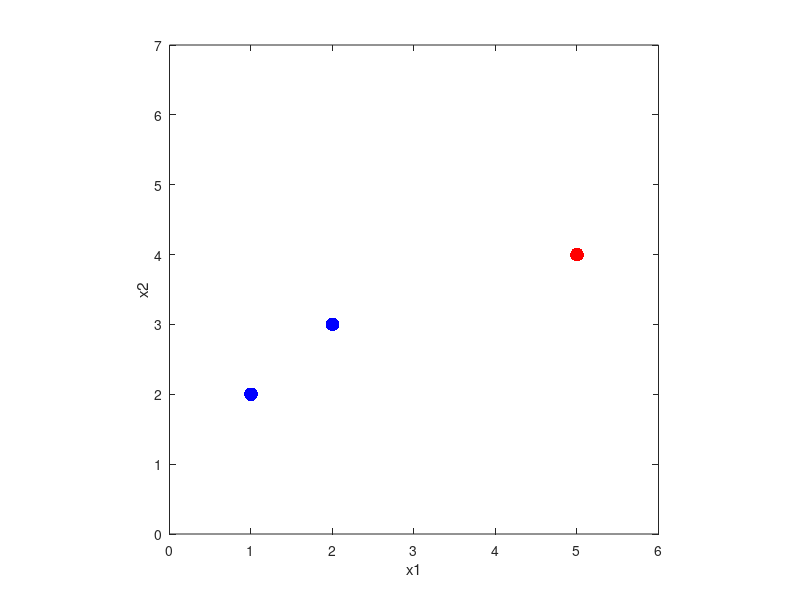

Recreate this plot in MATLAB. (Note: this script raises an error after producing the figure.)
N = 3 % number of data points
I = 3 % dimension of data (dimension of each data point) (it is 2 but 
% here setting it to 3 to account for weights biases)

% initial weights
initialWeights = [0 1 1]'; 

% Data points
xp1 = [1 2]; % red (class 0)
xp2 = [2 3]; % red (class 0)
xp3 = [5 4]; % blue (class 1)

% the N x I data matrix
X = [xp1; xp2; xp3];
X = [ones(1, N); X']' % adding ones to account for weight biases

% Set class 1 = blue, class 0 = red
targets = [0 0 1]' % the N x 1 vector

proposalWidth = 0.1
alpha = 0.01
eta = 0.01

% Plot the data
figure(1); clf
plot(X(1:2, 2), X(1:2, 3), 'b.', 'MarkerSize', 30); % rows 1:5 in data have points belonging to left group
hold on
plot(X(3, 2), X(3, 3), 'r.', 'MarkerSize', 30) % the rows 6-10 have points belonging to different group
xlim([0 6]); ylim([0 7]); 
xlabel('x1'); ylabel('x2')
axis square

%% Calculates the optimal weights value. 
wMAP = gradDescentBayesSingleNeuron(X, initialWeights, targets, eta, alpha)

%%Initial probabilities of being in class 1
y = @(W) sigmoid(X * W)  %N x 1

y(initialWeights) % this is the initial probabilities of inputs belonging to class 1

%% Probabilities that inputs belong to class 1

y(wMAP)

